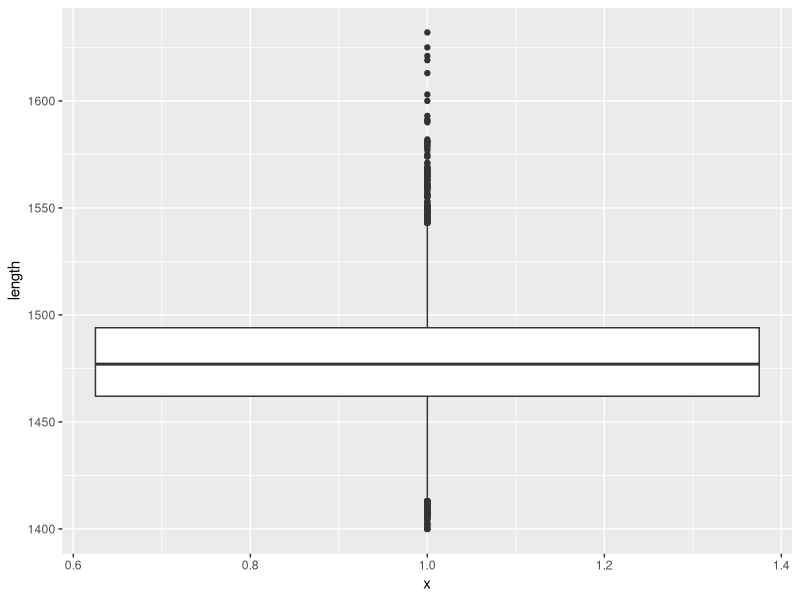

Here is the R script that generated this plot:
install.packages("readxl")
install.packages("ggplot2")

library("readxl")
library("ggplot2")

setwd("E:/R in MRI/Boxplot exercise")
getwd()

rep_75 = read_excel('rep_75.output.xlsx')
head(rep_75)

#boxplot("1" ~ "length", data = rep_75, xlab = "Read",
#        ylab = "Length", main = "Length of sequence reads")



# Store the graph
box_plot <- ggplot(rep_75, aes(x = 1, y = length))
# Add the geometric object box plot
box_plot +
  geom_boxplot()




